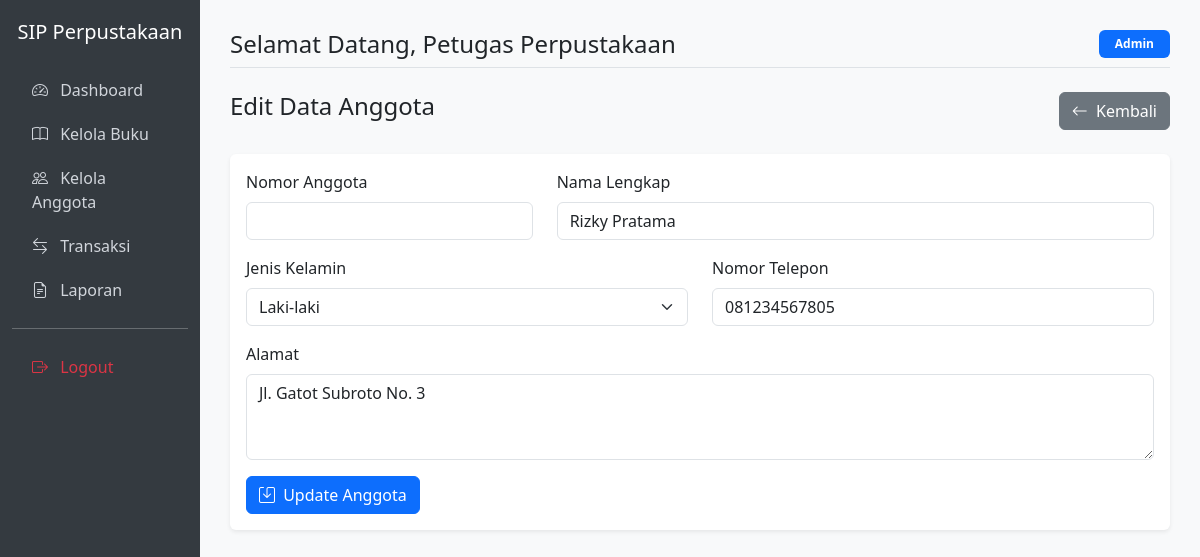
The app's page /anggota/edit.php?id=5 (signed in) with its own data.
### tables this page shows
CREATE TABLE IF NOT EXISTS anggota (
    id INT AUTO_INCREMENT PRIMARY KEY,
    kode_anggota VARCHAR(20) NOT NULL UNIQUE,
    nama VARCHAR(100) NOT NULL,
    jenis_kelamin ENUM('L', 'P') NOT NULL,
    alamat TEXT NOT NULL,
    no_telp VARCHAR(20) NOT NULL,
    email VARCHAR(100) NOT NULL,
    created_at TIMESTAMP DEFAULT CURRENT_TIMESTAMP
);

### anggota/edit.php (the view, shortened to what this page needs)
<?php
require_once '../includes/header.php';
$id = $_GET['id'];
$stmt = $conn->prepare("SELECT * FROM anggota WHERE id = :id");
$stmt->execute(['id' => $id]);
$anggota = $stmt->fetch();
?>
<div class="d-flex justify-content-between align-items-center mb-4">
    <h4>Edit Data Anggota</h4>
    <a href="index.php" class="btn btn-secondary"><i class="bi bi-arrow-left me-1"></i> Kembali</a>
</div>
<div class="card">
    <div class="card-body">
        <form method="POST" action="">
            <div class="row">
                <div class="col-md-4 mb-3">
                    <label for="nomor_anggota" class="form-label">Nomor Anggota</label>
                    <input type="text" class="form-control" id="nomor_anggota" name="nomor_anggota" value="<?= htmlspecialchars($anggota->nomor_anggota) ?>" required>
                </div>
                <div class="col-md-8 mb-3">
                    <label for="nama" class="form-label">Nama Lengkap</label>
                    <input type="text" class="form-control" id="nama" name="nama" value="<?= htmlspecialchars($anggota->nama) ?>" required>
                </div>
            </div>
            <div class="row">
                <div class="col-md-6 mb-3">
                    <label for="jenis_kelamin" class="form-label">Jenis Kelamin</label>
                    <select class="form-select" id="jenis_kelamin" name="jenis_kelamin" required>
                        <option value="L" <?= $anggota->jenis_kelamin == 'L' ? 'selected' : '' ?>>Laki-laki</option>
                    </select>
                </div>
                <div class="col-md-6 mb-3">
                    <label for="no_telp" class="form-label">Nomor Telepon</label>
                    <input type="text" class="form-control" id="no_telp" name="no_telp" value="<?= htmlspecialchars($anggota->no_telp) ?>" required>
                </div>
            </div>
            <div class="mb-3">
                <label for="alamat" class="form-label">Alamat</label>
                <textarea class="form-control" id="alamat" name="alamat" rows="3" required><?= htmlspecialchars($anggota->alamat) ?></textarea>
            </div>
            <button type="submit" class="btn btn-primary"><i class="bi bi-save me-1"></i> Update Anggota</button>
        </form>
    </div>
</div>
<?php require_once '../includes/footer.php'; ?>

### includes/header.php (style rules this page uses)
body { background-color: #f8f9fa; }
.card { box-shadow: 0 0.125rem 0.25rem rgba(0, 0, 0, 0.075); border: none; }

### records on screen
anggota: nama "Rizky Pratama", jenis_kelamin "Laki-laki", no_telp "081234567805", alamat "Jl. Gatot Subroto No. 3"

### other values on screen
$_SESSION['nama_lengkap'] "Petugas Perpustakaan"
$_SESSION['role'] "Admin"
